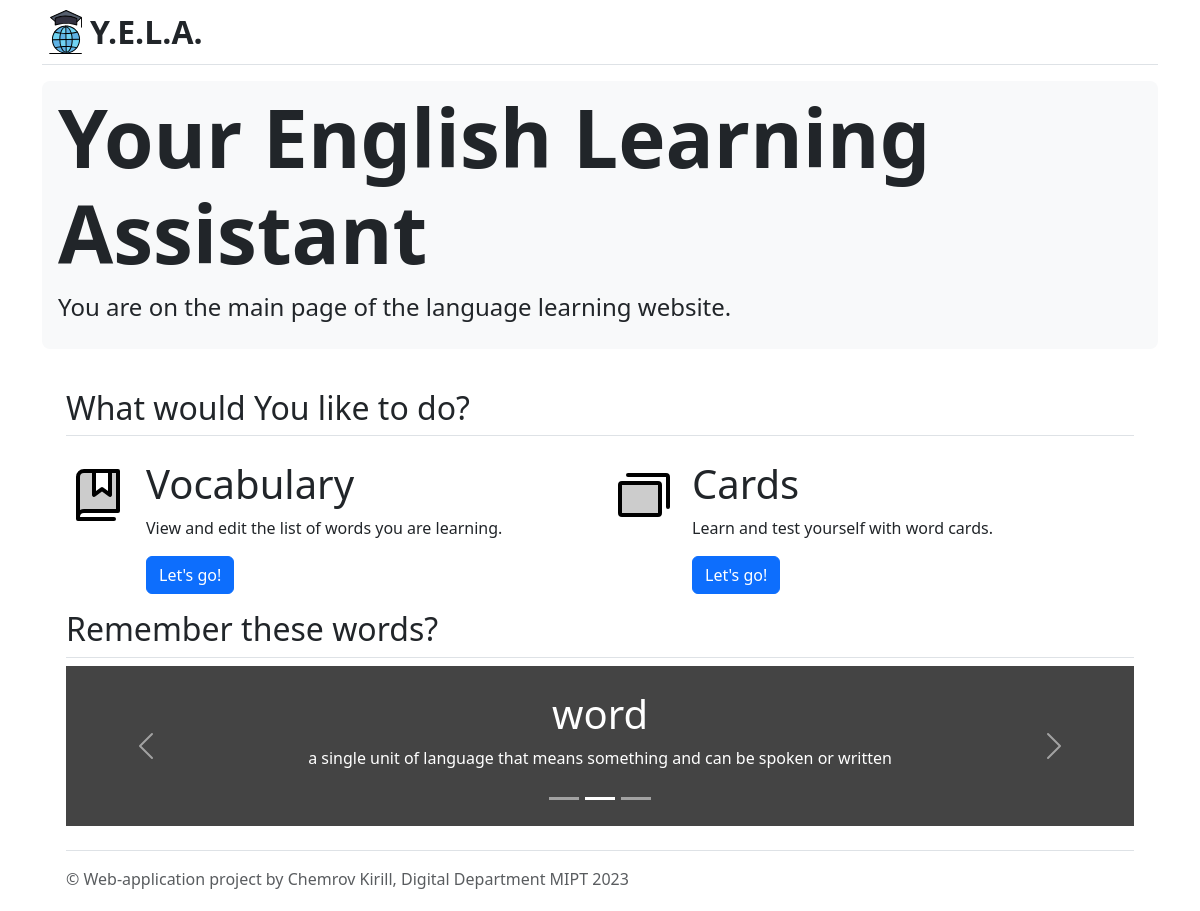
The page / on the database its author committed.
### web_lang_learn/models.py (models this page shows)
class Vocabulary(models.Model):
    word = models.TextField()
    ru_translate = models.TextField()
    definition = models.TextField()
    example = models.TextField(blank=True, null=True)
    comment = models.TextField(blank=True, null=True)
    class Meta:
        managed = False
        db_table = 'vocabulary'

### web_lang_learn/views.py (the view)
# urls.py: path('', views.index),
def index(request):
    voc_items = vocabulary_db.get_rnd_items(3)
    context = {}
    for i, item in enumerate(voc_items):
        context[f"word_{i+1}"] = voc_items[i].word
        context[f"definition_{i+1}"] = voc_items[i].definition
    return render(request, "index.html", context)

### web_lang_learn/vocabulary_db.py (called while the page is built)
def get_rnd_items(k):
    voc_items = Vocabulary.objects.all()
    if k <= voc_items.count():
        return random.sample(list(voc_items), k=k)
    else:
        return random.choices(list(voc_items), k=k)

### templates/index.html (shortened to what this page needs)
{% extends "base_page.html" %}
{% block page-title %}
Your English Learning Assistant
{% endblock %}
{% block page-lead %}
You are on the main page of the language learning website.
{% endblock %}
{% load static %}
{% block content %}
<div class="container px-4 py-3" id="project-contents">
    <h2 class="pb-2 border-bottom">What would You like to do?</h2>
    <div class="row g-4 py-3 row-cols-1 row-cols-lg-2">
        <div class="col d-flex">
            <div class="fs-1 mb-3">
                <img src="{% static 'vocabulary.svg' %}" width="64" height="64"/>
            </div>
            <div class="px-3">
                <h3 class="fs-1">Vocabulary</h3>
                <p>View and edit the list of words you are learning.</p>
                <a href="/vocabulary" class="btn btn-primary">Let's go!</a>
            </div>
        </div>
        <div class="col d-flex">
            <div class="fs-1 mb-3">
                <img src="{% static 'cards.svg' %}" width="64" height="64"/>
            </div>
            <div class="px-3">
                <h3 class="fs-1">Cards</h3>
                <p>Learn and test yourself with word cards.</p>
                <a href="/create_cards" class="btn btn-primary">
                    Let's go!
                </a>
            </div>
        </div>
    </div>
    <h2 class="pb-2 border-bottom">Remember these words?</h2>
    <div id="myCarousel" class="carousel slide" data-bs-ride="carousel">
        <div class="carousel-indicators">
          <button type="button" data-bs-target="#myCarousel" data-bs-slide-to="0" class="" aria-label="Slide 1"></button>
          <button type="button" data-bs-target="#myCarousel" data-bs-slide-to="1" aria-label="Slide 2" class="active" aria-current="true"></button>
          <button type="button" data-bs-target="#myCarousel" data-bs-slide-to="2" aria-label="Slide 3" class=""></button>
        </div>
        <div class="carousel-inner">
          <div class="carousel-item active">
            <svg class="bd-placeholder-img" width="100%" height="160" aria-hidden="true" preserveAspectRatio="xMidYMid slice" focusable="false"><rect width="100%" height="100%" fill="#444"></rect></svg>
            <div class="container">
              <div class="carousel-caption">
                <h1>{{ word_2 }}</h1>
                <p>{{ definition_2 }}</p>
              </div>
            </div>
          </div>
        </div>
        <button class="carousel-control-prev" type="button" data-bs-target="#myCarousel" data-bs-slide="prev">
          <span class="carousel-control-prev-icon" aria-hidden="true"></span>
        </button>
        <button class="carousel-control-next" type="button" data-bs-target="#myCarousel" data-bs-slide="next">
          <span class="carousel-control-next-icon" aria-hidden="true"></span>
        </button>
      </div>
{% endblock %}

### rows shown on the page
Vocabulary: word "word", definition "a single unit of language that means something and can be spoken or written"
